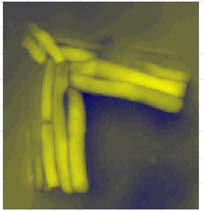
#> input picture 07_scale/shapes/mount-maunganui-reef/3d/src/mmr_meadborrero2011_fig3b_asbuilt-survey-2800m3.png, 205 x 211 px, found by its file name
$ python fig3_asbuilt_check.py
#> lines starting #> are read from the running program, lines starting #| are printed output that depends on the picture; after the words box and inside, x2 and y2 are one past the last pixel; in counts of white or black regions, pixels touching at a corner belong together
"""fig3_asbuilt_check.py (2026-10-07) - layout check of the as-built survey picture in Mead & Borrero (2011) Fig 3 (bottom),
registry mount-maunganui-reef-img-23 (planned id; not yet registered), against shape.json (2013 -2.0 m outline and ASR toe outline).
The picture (205 x 211 px, extracted from the PDF) has NO scale bar, NO axis numbers, NO north arrow, NO date and NO depth legend;
only unlabelled grid ticks every 26.0 px on all four edges. So it is NOT traced as an outline version. This script
 1. measures the tick spacing,
 2. segments the yellow bag tops (Otsu on the green channel),
 3. registers the shape.json polygons to the mask (rotation + translation + scale by FFT correlation),
 4. reports the implied scale (px per m, hence the grid interval in m), the bag-top area, IoU.
Output: fig3_asbuilt_check.json and annotated/mmr_meadborrero2011_fig3b_layout_check.png
"""
import json, math
import numpy as np
from PIL import Image, ImageDraw
from scipy import ndimage as ndi, signal
from skimage.filters import threshold_otsu
from skimage.draw import polygon as skpoly

R = 'C:/Users/lior/Documents/Claude/Projects/Artificial reef/07_scale/shapes/mount-maunganui-reef/'
img = Image.open(R + '3d/src/mmr_meadborrero2011_fig3b_asbuilt-survey-2800m3.png').convert('RGB')
#> img is the input picture: PIL image 205x211 RGB; mean R, G, B 114.1, 113.9, 71.1
a = np.array(img).astype(float)
H, W, _ = a.shape
#> H = 211; W = 205
inner = a[4:H - 4, 4:W - 4]
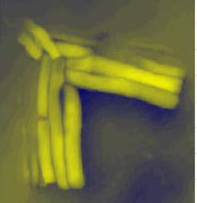
#> inner: shape (203, 197, 3) float64; mean R, G, B 107.9, 107.7, 61.7
G = inner[:, :, 1]
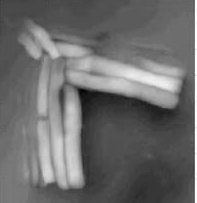
#> G: shape (203, 197) float64; min 1, max 255, mean 107.7
thr = threshold_otsu(G)
#> thr = 128.5
mask = G > thr
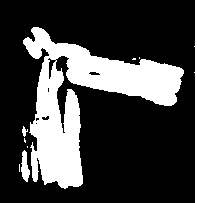
#> mask: shape (203, 197) bool; 25.4% white; 9 white regions (5 under 20 px), largest, box (x1, y1, x2, y2) and area: (23, 27, 184, 189) 9490, (194, 0, 197, 203) 408, (21, 150, 30, 182) 179, (22, 126, 28, 137) 35
mask = ndi.binary_opening(mask, iterations=1)
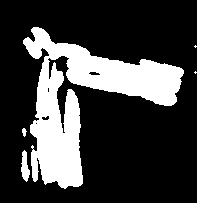
#> mask: shape (203, 197) bool; 24.2% white; 5 white regions (2 under 20 px), largest, box (x1, y1, x2, y2) and area: (23, 27, 184, 189) 9457, (21, 150, 30, 182) 178, (22, 128, 27, 137) 29
mask = ndi.binary_closing(mask, iterations=1)
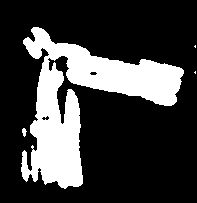
#> mask: shape (203, 197) bool; 24.4% white; 4 white regions (2 under 20 px), largest, box (x1, y1, x2, y2) and area: (21, 27, 184, 189) 9716, (22, 128, 27, 137) 29
lab, n = ndi.label(mask)
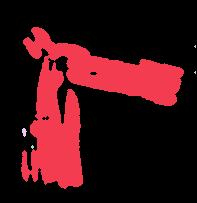
#> lab: shape (203, 197) int32; 6 distinct labels, from 0 to 5; one colour per label, 0 black
#> n = 5
sizes = ndi.sum(mask, lab, range(1, n + 1))
#> sizes = [9708, 4, 4, 29, 8]
keep = [i + 1 for i, s in enumerate(sizes) if s > 150]
#> keep = [1]
mask = np.isin(lab, keep)
#> mask: shape (203, 197) bool; 24.3% white; 1 white region, box (x1, y1, x2, y2) and area: (21, 27, 184, 189) 9708
area_px = int(mask.sum())
#> area_px = 9708

g = a.mean(2)
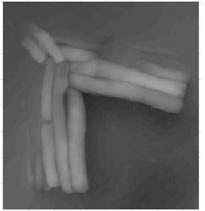
#> g: shape (211, 205) float64; min 33.67, max 255, mean 99.7


def ticks(line, thr=248):
#> called with line = array of shape (211,), thr = 248
    idx = [i for i, v in enumerate(line) if v < thr]
#> idx = [0, 1, 2, 27, 28, 50, 53, 79, 105, 131, 157, 158, 183]
    grp = []
    for i in idx:
        if grp and i - grp[-1][-1] <= 1:
            grp[-1].append(i)
        else:
            grp.append([i])
#> this loop made 13 passes
#> i on passes 4 to 13: 27, 28, 50, 53, 79, 105, 131, 157, 158, 183
#> after the loop, grp = [[0, 1, 2], [27, 28], [50], [53], [79], [105], [131], [157, 158], [183]]
    return [sum(x) / len(x) for x in grp]


tl = ticks(g[:, 1]); tt = ticks(g[0, :], 250); tb = ticks(g[H - 1, :], 248)
#> after `tl = ticks(g[:, 1])`: tl = [1, 27.5, 50, 53, 79, 105, 131, 157.5, 183]
#> the loop in ticks (call 2), `for i in idx:` made 10 passes
#> i on passes 2 to 10: 27, 28, 54, 80, 81, 131, 157, 183, 198
#> after `tt = ticks(g[0, :], 250)`: tt = [1, 27.5, 54, 80.5, 131, 157, 183, 198]
#> after `tb = ticks(g[H - 1, :], 248)`: tb = [3, 6, 28, 54, 80, 131.5, 194, 198]


def spacing(t):
    t = [x for x in t if x > 20]
#> t = [27.5, 50, 53, 79, 105, 131, 157.5, 183]
    d = np.diff(t)
#> d = [22.5, 3, 26, 26, 26, 26.5, 25.5]
    d = d[(d > 20) & (d < 32)]
#> d = [22.5, 26, 26, 26, 26.5, 25.5]
    return float(np.median(d)) if len(d) else None


tick_spacing = [spacing(tl), spacing(tt), spacing(tb)]
#> tick_spacing = [26, 26.25, 26]

S = json.load(open(R + 'shape.json', encoding='utf8'))
#> (reads 07_scale/shapes/kovalam-reef-india/shape.json from the repository)
#> (the run stopped early here; a loop or call above may not have finished)
